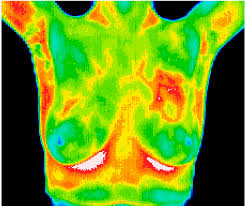
#> input picture testing_images/test1.jpg, 245 x 206 px, given in place of AguCat100309A2BA-f.jpg, which was not available
$ python image_preproc.py testing_images/test1.jpg   (Python 2 division)
#> lines starting #> are read from the running program, lines starting #| are printed output that depends on the picture; pictures that were not available may be replaced by others from this repository, and a replacement may not be noted
### fAndrew.py
import numpy as np
import cv2
from scipy.stats import skew, kurtosis

# Param: im { Numpy Array } - contains the image read
# Return: results { List } - check documentation for details on each element in the list
def rgbProcData(im):
    height, width, channels = im.shape
    b,g,r = cv2.split(im)
    left_im = im[:,0:(width/2)]
    right_im = im[:,(width/2):width]
    right_flipped = np.fliplr(right_im)

    image_mean = np.mean(im,axis=(0,1),dtype=np.float64)
    left_mean = np.mean(left_im,axis=(0,1),dtype=np.float64)
    right_mean = np.mean(right_im,axis=(0,1),dtype=np.float64)

    b = b.flatten()
    g = g.flatten()
    r = r.flatten()

    b_skew, g_skew, r_skew = skew(b), skew(g), skew(r)
    b_kurt, g_kurt, r_kurt = kurtosis(b), kurtosis(g), kurtosis(r)

    results = [r_skew, g_skew, b_skew, r_kurt, g_kurt, b_kurt, image_mean[0], image_mean[1], image_mean[2], left_mean[0], left_mean[1], left_mean[2], right_mean[0], right_mean[1], right_mean[2]]
    return np.array(results)

### writeCsvData.py
import csv

def writeResults(cancer_res, nocancer_res, filename):
    f = open(filename,'w')
    with f:
        fieldnames_f = ['f_r_skew', 'f_g_skew', 'f_b_skew', 'f_r_kurt', 'f_g_kurt', 'f_b_kurt', 'f_r_image_mean', 'f_g_image_mean','f_b_image_mean', 'f_r_left_mean', 'f_g_left_mean', 'f_b_left_mean', 'f_r_right_mean', 'f_g_right_mean', 'f_b_right_mean']
        fieldnames_fc = ['fc_r_skew', 'fc_g_skew', 'fc_b_skew', 'fc_r_kurt', 'fc_g_kurt', 'fc_b_kurt', 'fc_r_image_mean', 'fc_g_image_mean','fc_b_image_mean', 'fc_r_left_mean', 'fc_g_left_mean', 'fc_b_left_mean', 'fc_r_right_mean', 'fc_g_right_mean', 'fc_b_right_mean']
        fieldnames = fieldnames_f + fieldnames_fc + ['cancer']
        writer = csv.writer(f)
        writer.writerow(fieldnames)
        for i in range(len(cancer_res)):
            writer.writerow(cancer_res[i]+['Y'])
        for i in range(len(nocancer_res)):
            writer.writerow(nocancer_res[i]+['N'])

### image_preproc.py
import sys
import numpy as np
import cv2
from fAndrew import rgbProcData
from writeCsvData import writeResults


# Param: f_im { cv2 Image } - f version of the front facing patient image
# Param: fc_im { cv2 Image } - fc version of the front facing patient image
# Return: { List } - concatenation of the processing of f and fc image lists
def processPatient(f_im, fc_im):
    f_res, fc_res = rgbProcData(f_im), rgbProcData(fc_im)
    patient_results = f_res + fc_res
    return patient_results

def main():
    arg_len = len(sys.argv)
    cancer_list = open("./patientAssignments/patients_cancer.txt","r").readlines()
#> (reads patientAssignments/patients_cancer.txt from the repository)
    no_cancer_list = open("./patientAssignments/patients_nocancer.txt","r").readlines()
#> (reads patientAssignments/patients_nocancer.txt from the repository)
    cancer_list = [p.strip().replace('\r','') for p in cancer_list]
    no_cancer_list = [p.strip().replace('\r','') for p in no_cancer_list]

    cancer_res = []
    nocancer_res = []

    for pat in cancer_list:
        try:
            f_im = cv2.imread('./Images_noBG/'+pat+'A2BA-f.jpg',1)
#> f_im is the input picture: shape (206, 245, 3); mean B, G, R 20.9, 146.1, 106.1
            fc_im = cv2.imread('./Images_noBG/'+pat+'A2BA-fc.jpg',1)
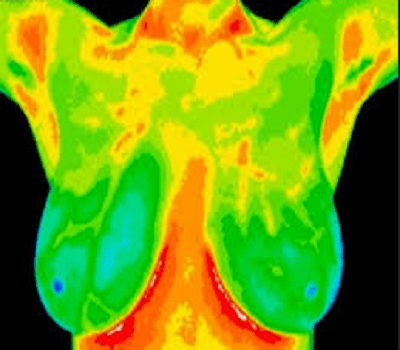
#> input picture testing_images/test2.png, 400 x 350 px, given in place of AguCat100309A2BA-fc.jpg, which was not available
#> fc_im is the input picture: shape (350, 400, 3); mean B, G, R 12.4, 158, 115.5
            cancer_res.append(processPatient(f_im, fc_im))
#> in rgbProcData, `right_flipped = np.fliplr(right_im)`:
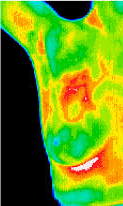
#> right_flipped: shape (206, 123, 3); mean B, G, R 19.9, 145.1, 105.2
#> in rgbProcData, `image_mean = np.mean(im,axis=(0,1),dtype=np.float64)`: image_mean = [20.85, 146.1, 106.1]
#> in rgbProcData, `left_mean = np.mean(left_im,axis=(0,1),dtype=np.float64)`: left_mean = [21.84, 147.2, 106.9]
#> in rgbProcData, `right_mean = np.mean(right_im,axis=(0,1),dtype=np.float64)`: right_mean = [19.87, 145.1, 105.2]
#> in rgbProcData, `b_skew, g_skew, r_skew = skew(b), skew(g), skew(r)`: b_skew = 2.99; g_skew = -0.658; r_skew = 0.279
#> in rgbProcData, `b_kurt, g_kurt, r_kurt = kurtosis(b), kurtosis(g), kurtosis(r)`: b_kurt = 8.42; g_kurt = -1.37; r_kurt = -1.58
#> in rgbProcData, `results = [r_skew, g_skew, b_skew, r_kurt, g_kurt, b_kurt, image_mean[..`: results = [0.279, -0.658, 2.99, -1.58, -1.37, 8.42, 20.85, 146.1, 106.1, 21.84, 147.2, 106.9, 19.87, 145.1, 105.2]
#> in rgbProcData (call 2), `height, width, channels = im.shape`: height = 350; width = 400
#> in rgbProcData (call 2), `b,g,r = cv2.split(im)`:
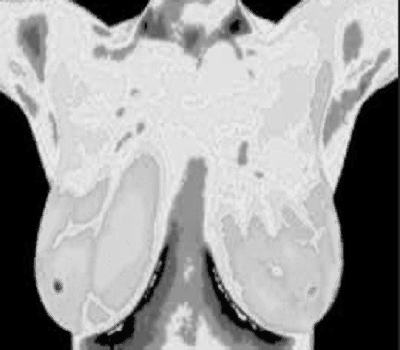
#> g: shape (350, 400); min 0, max 236, mean 158
#> in rgbProcData (call 2), `b,g,r = cv2.split(im)`:
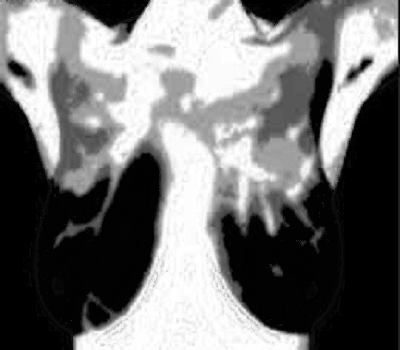
#> r: shape (350, 400); min 0, max 255, mean 115.5
#> in rgbProcData (call 2), `left_im = im[:,0:(width/2)]`:
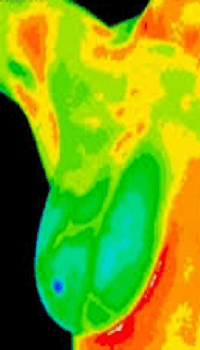
#> left_im: shape (350, 200, 3); mean B, G, R 15.4, 162.7, 125.1
#> in rgbProcData (call 2), `right_im = im[:,(width/2):width]`:
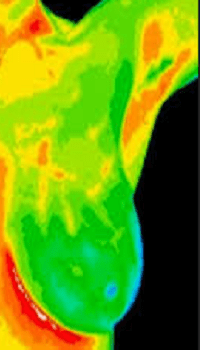
#> right_im: shape (350, 200, 3); mean B, G, R 9.4, 153.3, 105.9
#> in rgbProcData (call 2), `right_flipped = np.fliplr(right_im)`:
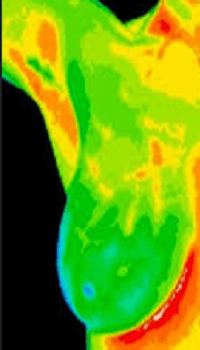
#> right_flipped: shape (350, 200, 3); mean B, G, R 9.4, 153.3, 105.9
#> in rgbProcData (call 2), `image_mean = np.mean(im,axis=(0,1),dtype=np.float64)`: image_mean = [12.42, 158, 115.5]
#> in rgbProcData (call 2), `left_mean = np.mean(left_im,axis=(0,1),dtype=np.float64)`: left_mean = [15.41, 162.7, 125.1]
#> in rgbProcData (call 2), `right_mean = np.mean(right_im,axis=(0,1),dtype=np.float64)`: right_mean = [9.44, 153.3, 105.9]
#> in rgbProcData (call 2), `b_skew, g_skew, r_skew = skew(b), skew(g), skew(r)`: b_skew = 3.84; g_skew = -1.04; r_skew = 0.107
#> in rgbProcData (call 2), `b_kurt, g_kurt, r_kurt = kurtosis(b), kurtosis(g), kurtosis(r)`: b_kurt = 15.26; g_kurt = -0.63; r_kurt = -1.68
#> in rgbProcData (call 2), `results = [r_skew, g_skew, b_skew, r_kurt, g_kurt, b_kurt, image_mean[..`: results = [0.107, -1.04, 3.84, -1.68, -0.63, 15.26, 12.42, 158, 115.5, 15.41, 162.7, 125.1, 9.44, 153.3, 105.9]
#> in processPatient, `f_res, fc_res = rgbProcData(f_im), rgbProcData(fc_im)`: f_res = [0.279, -0.658, 2.99, -1.58, -1.37, 8.42, 20.85, 146.1, 106.1, 21.84, 147.2, 106.9, 19.87, 145.1, 105.2]; fc_res has the same summary as results in rgbProcData
#> in processPatient, `patient_results = f_res + fc_res`: patient_results = [0.386, -1.69, 6.83, -3.26, -2, 23.68, 33.28, 304.1, 221.5, 37.25, 309.9, 232, 29.31, 298.4, 211.1]
        except AttributeError as e:
            print("Patient Not Found: ",pat)

    for pat in no_cancer_list:
        try:
            f_im = cv2.imread('./Images_noBG/'+pat+'A2BA-f.jpg',1)
            fc_im = cv2.imread('./Images_noBG/'+pat+'A2BA-fc.jpg',1)
            nocancer_res.append(processPatient(f_im, fc_im))
        except AttributeError as e:
            print("Patient Not Found: ",pat)


    if arg_len == 2:
        writeResults(cancer_res,nocancer_res,sys.argv[1])

if __name__ == '__main__':
#> (the run stopped early here; a loop or call above may not have finished)
